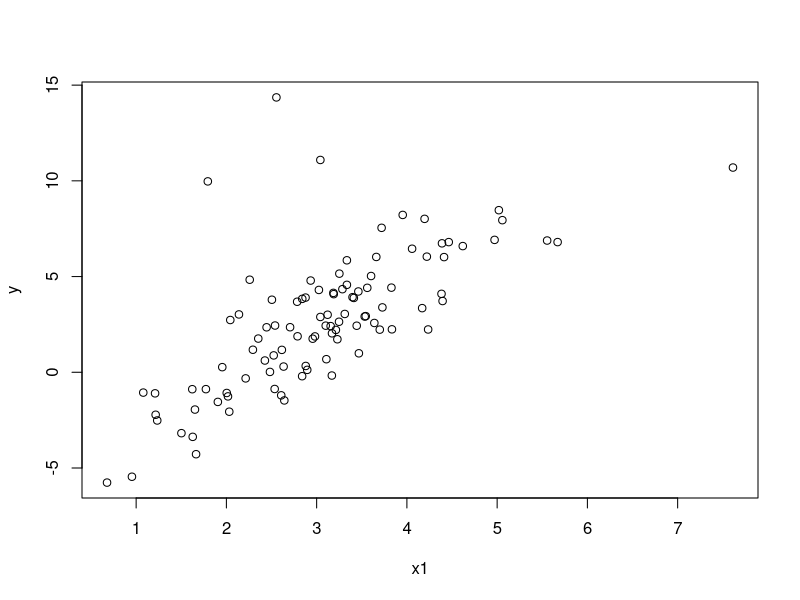
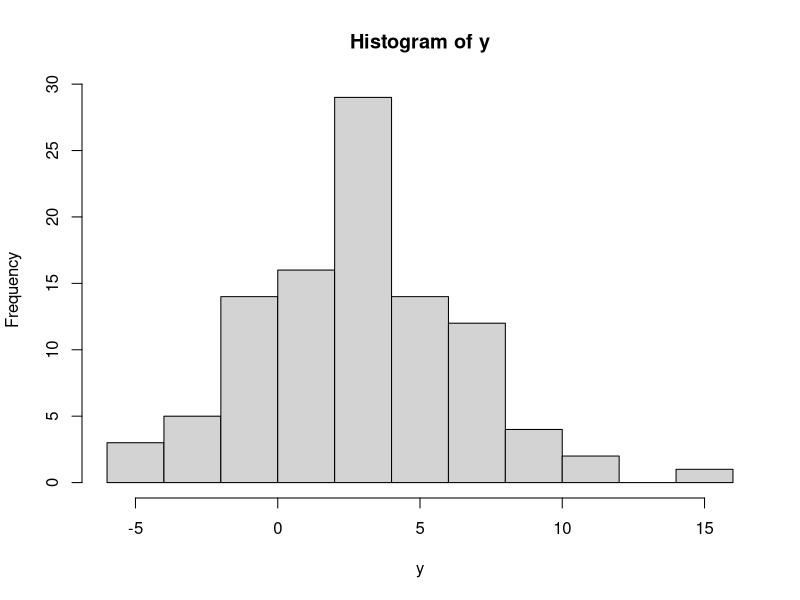

These charts were generated, in order, by the following R code:
library(robustbase)
library(MASS)

outlier <- function(fit, t_critical = 3, alpha = 0.05){
  n <- length(residuals(fit)); p <-  length(coef(fit))
  data_res <- data.frame(r_std = rstandard(fit), r_std_d = rstudent(fit))
  out_std <- which(abs(data_res$r_std) > t_critical)
  out_std_d <- which(abs(data_res$r_std_d) > qt(1 - alpha/(2), df = n - p - 1))
  out_h <- which(hatvalues(fit) > 2*p/n) 
  return(list('out_std' = out_std, 'out_std_d' = out_std_d, 'out_h' = out_h))
}

ponto_influente <- function(fit){
  n <- length(residuals(fit)); p <- length(coef(fit))
  i_dffits <- which(dffits(fit) > 2*sqrt(p/n))
  i_dfbetas <- vector("list", length = p)
  for(j in 1:p){i_dfbetas[[j]] <- which(dfbetas(fit)[,j] > 2/sqrt(n))}
  i_dist_cook = which(cooks.distance(fit) > qf(p = 0.5, df1 = p, df2 = n - p))
  return(list('i_dffits' = i_dffits, 'i_dfbetas' = i_dfbetas, 'i_dist_cook' = i_dist_cook))
}

#Simulacao
n_outliers_y <- 3; n_outliers_x <- 1; n_outliers <- n_outliers_x + n_outliers_y
size = 10 
size_x = 5
n <- 100 
obs_out_y <- 1:n_outliers_y
obs_out_x <- n - 1:n_outliers_x
obs_out <- c(obs_out_y, obs_out_x)

'%!in%' <- function(x,y)!('%in%'(x,y))

n_rep <- 1000
bhatmqo <- bhatl1 <- bhatm <- bhats <- data.frame()
per_res_std_y <- per_res_std_d_y <- per_res_std_x <- per_res_std_d_x <- per_h_ii <- per_res_std_false <- per_res_std_d_false <- per_h_ii_false <- c() 
per_i_dffits <- per_i_dfbeta_1 <- per_i_dfbeta_2 <- per_i_dfbeta_3 <- per_i_cook <- c()
for(i in 1:n_rep){
  set.seed(i)
  # parâmetros
  beta <- c(1, 2.5, -1.5)
  # Simulando Modelo
  x1 <- rnorm(n = n, sd = 1, mean = 3)
  x2 <- rnorm(n = n, sd = 1, mean = 4)
  X <- matrix(c(rep(1, n), x1, x2), nrow = n)
  y <- X %*% beta + rnorm(n, sd = 1)
  
  # outliers em Y
  y[obs_out] <- size + y[obs_out]
  
  #outlier em X
  x1[obs_out_x] <- x1[obs_out_x] + size_x
  
  # estimadores
  MQO <- lm(y ~ 1 + x1 + x2)
  
  #Detecao de outliers
  det_obs_out <- outlier(fit = MQO)
  
  per_res_std_false <- c(per_res_std_false, sum(det_obs_out$out_std %!in% obs_out) / (n - n_outliers) * 100)
  per_res_std_d_false <- c(per_res_std_d_false, sum(det_obs_out$out_std %!in% obs_out) / (n - n_outliers) * 100)
  per_res_std_y <- c(per_res_std_y, sum(det_obs_out$out_std %in% obs_out_y) / n_outliers_y * 100)
  per_res_std_d_y <- c(per_res_std_d_y, sum(det_obs_out$out_std_d %in% obs_out_y) / n_outliers_y * 100)
  per_res_std_x <- c(per_res_std_x, sum(det_obs_out$out_std %in% obs_out_x) / n_outliers_x * 100)
  per_res_std_d_x <- c(per_res_std_d_x, sum(det_obs_out$out_std_d %in% obs_out_x) / n_outliers_x * 100)
  per_h_ii <- c(per_h_ii, sum(det_obs_out$out_h %in% obs_out_x)/n_outliers_x * 100)
  per_h_ii_false <- c(per_h_ii_false, sum(det_obs_out$out_h %!in% obs_out_x)/(n- n_outliers_x) * 100)
  
  
  #Ponto Influente
  det_point_inf <- ponto_influente(MQO)
  per_i_dffits <- c(per_i_dffits, sum(det_point_inf$i_dffits %in% obs_out) / n_outliers * 100)
  per_i_dfbeta_1 <- c(per_i_dfbeta_1, sum(det_point_inf$i_dfbetas[[1]] %in% obs_out) / n_outliers * 100)
  per_i_dfbeta_2 <- c(per_i_dfbeta_2, sum(det_point_inf$i_dfbetas[[2]] %in% obs_out) / n_outliers * 100)
  per_i_dfbeta_3 <- c(per_i_dfbeta_3, sum(det_point_inf$i_dfbetas[[3]] %in% obs_out) / n_outliers * 100)
  per_i_cook <- c(per_i_cook, sum(det_point_inf$i_dist_cook %in% obs_out) / n_outliers * 100)
  
  L1 <-lmrob.lar(y = y, x = X)
  M <- rlm(y = y, x = X, psi = psi.huber)
  S <- lmrob.S(x = X, y = y, control = lmrob.control(psi = "bisquare"))
  bhatmqo <- rbind(bhatmqo, c(coef(MQO)[1:3]))
  bhatl1 <- rbind(bhatl1, c(coef(L1)[1:3]))
  bhatm <- rbind(bhatm, c(coef(M)[1:3]))
  bhats <- rbind(bhats, c(coef(S)[1:3]))
}
#colnames(bhatmqo) <- colnames(bhatl1) <- colnames(bhatm) <- colnames(bhats) <- c('beta_0$', '$\beta_0$', '$\beta_0$')
vies <- data.frame()
vies <- rbind(vies, apply(bhatmqo, MARGIN = 2, mean) - beta, 
              apply(bhatl1, MARGIN = 2, mean) - beta, 
              apply(bhatm, MARGIN = 2, mean) - beta, 
              apply(bhats, MARGIN = 2, mean) - beta)
colnames(vies) <- c('$beta_0$', '$beta_0$', '$beta_0$')
rownames(vies) <- c('MQO', 'L1', 'M', 'S')

data_out <- data.frame(std = c(mean(per_res_std_false), mean(per_res_std_y), mean(per_res_std_x)), 
           std_d = c(mean(per_res_std_d_false), mean(per_res_std_d_y), mean(per_res_std_d_x)),
          h_ii = c(mean(per_h_ii_false), mean(per_h_ii), "NA"))

xtable::xtable(data_out)

data_point_influente <- data.frame(dffits = mean(per_i_dffits), dfbeta_1 = mean(per_i_dfbeta_1), dfbeta_2 = mean(per_i_dfbeta_2),
                                   dfbeta_3 = mean(per_i_dfbeta_3), cook = mean(per_i_cook))

xtable::xtable(data_point_influente)
xtable::xtable(vies)

plot(y ~ x1)
hist(y)

lm(y ~ 1 + x1 + x2)
lmrob.lar(y = y, x = X)
MASS::rlm(y = y, x = X)
lmrob.S(x = X, y = y, control = lmrob.control("KS2011", max.it = 1000))[1]
lmrob(y ~ X - 1)
